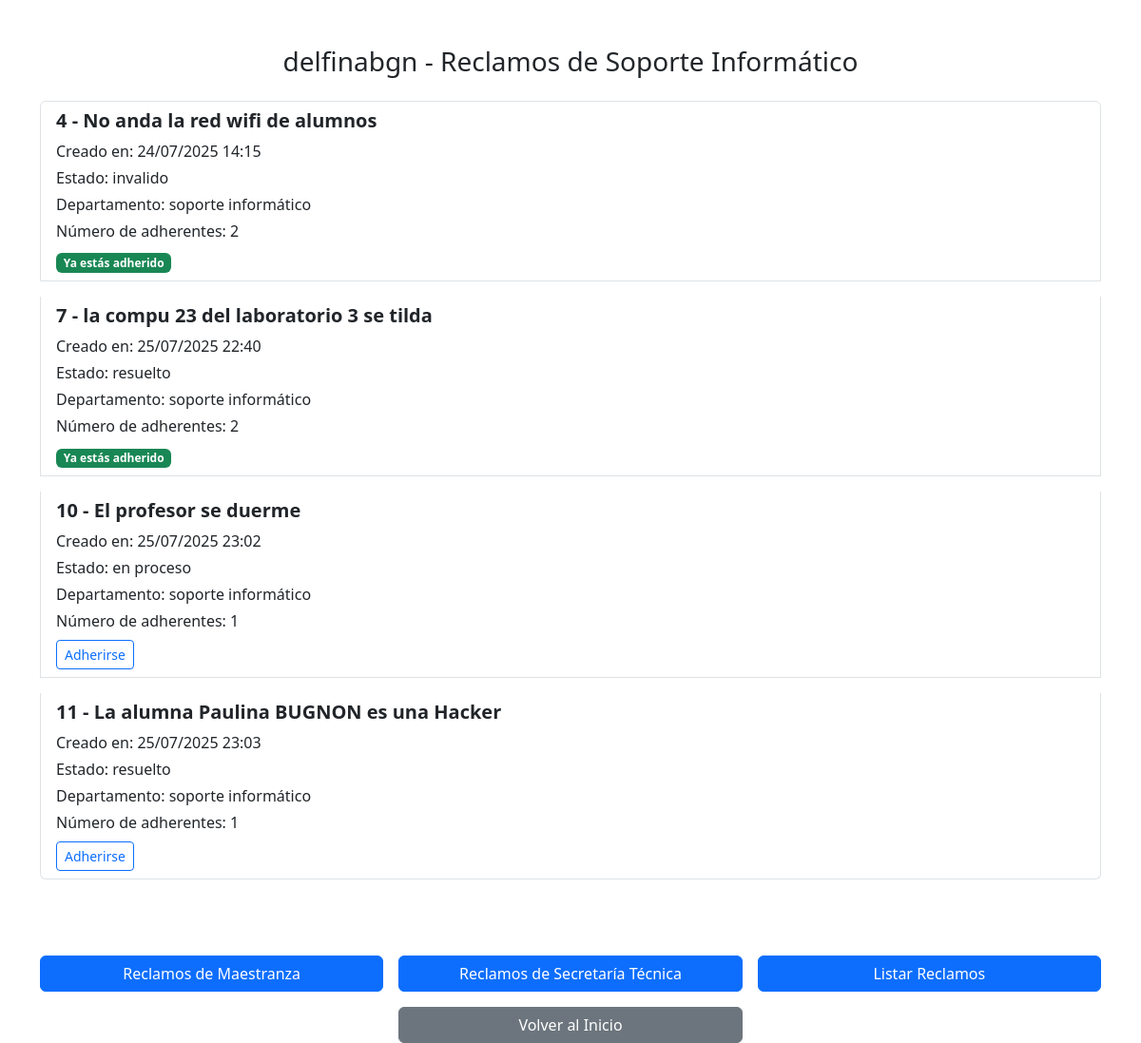
Page /reclamo_soporte_informatico (signed in) on the committed database.
### modules/Modelos.py (models this page shows)
class ModeloUsuario(Base):
    __tablename__ = 'usuarios'
    id = Column(Integer(), primary_key=True, unique=True)
    nombre = Column(String(1000), nullable=False)
    apellido = Column(String(1000), nullable=False)
    email = Column(String(1000), nullable=False, unique=True)
    username = Column(String(1000), nullable=False, unique=True)
    claustro = Column(String(1000), nullable=False)
    password = Column(String(1000), nullable=False)
    rol = Column(String(1000), nullable=False)
    departamento = Column(String(1000))
    reclamos_seguidos = relationship('ModeloReclamo', secondary=asociacion_usuarios_reclamos, backref= 'usuarios_seguidores')

class ModeloReclamo(Base):
    __tablename__ = 'reclamos'
    id = Column(Integer(), primary_key=True, unique=True)
    contenido = Column(String(1000), nullable=False)
    departamento = Column(String(1000), nullable=False)
    fecha_hora = Column(String(1000), nullable=False)
    id_usuario = Column(Integer(), nullable=False)
    estado = Column(String(1000), nullable=False)
    ruta_imagen = Column(String(1000), nullable=True)
    tiempo_de_resolucion = Column(Integer(), nullable=False, default=1)

### server.py (the view, shortened to what this page needs)
@app.route("/reclamo_soporte_informatico", methods=['GET', 'POST'])
@gestor_login.se_requiere_login
def reclamo_soporte_informatico():
    reclamos_seguidos = gestor_reclamos.filtrar_reclamos_seguidos_por_usuario(gestor_login.id_usuario_actual)
    reclamos_existentes = gestor_reclamos.filtrar_reclamos_por_depto('soporte informático')
    cant_usuarios_adheridos = {reclamo['id']: gestor_usuarios.obtener_cantidad_de_usuarios_adheridos(reclamo['id']) for reclamo in reclamos_existentes}
    return render_template("reclamo_soporte_informatico.html",
                           vacio= (len(reclamos_existentes) == 0),
                           user=gestor_login.nombre_usuario_actual,
                           lista_reclamos = reclamos_existentes,
                           reclamos_seguidos = reclamos_seguidos,
                           admin = gestor_login.es_admin,
                           adherentes=cant_usuarios_adheridos)

### modules/dominio.py (called while the page is built)
    @property
    def estado(self):
        return self.__estado

    @property
    def contenido(self):
        return self.__contenido

    @property
    def departamento(self):
        return self.__departamento

    @property
    def id_usuario(self):
        return self.__id_usuario

    @property
    def fecha_hora(self):
        return self.__fecha_hora

    @property
    def id(self):
        return self.__id

    @property
    def tiempo_de_resolucion(self):
        return self.__tiempo_de_resolucion

    @estado.setter
    def estado(self, p_estado):
        if isinstance(p_estado, str) and p_estado != "":
            self.__estado = p_estado
        else:
            raise TypeError("El estado debe ser un string y no estar vacio")

    @contenido.setter
    def contenido(self, p_contenido):
        if isinstance(p_contenido, str) and p_contenido != "":
            self.__contenido = p_contenido
        else:
            raise TypeError("El contenido debe ser un string y no estar vacio")

    @departamento.setter
    def departamento(self, p_departamento):
        if isinstance(p_departamento, str) and p_departamento != "":
            self.__departamento = p_departamento
        else:
            raise TypeError("El departamento debe ser un string y no estar vacio")

    @id_usuario.setter
    def id_usuario(self, p_id_usuario):
        if p_id_usuario != None:
            if not isinstance(p_id_usuario, int):
                raise TypeError("El id del usuario debe ser un número entero")
            self.__id_usuario = p_id_usuario
        else:
            self.__id_usuario = None

    @fecha_hora.setter
    def fecha_hora(self, p_fecha_hora):
        if isinstance(p_fecha_hora, str) and p_fecha_hora != "":
            self.__fecha_hora = p_fecha_hora
        else:
            raise TypeError("La fecha y hora debe ser un string y no estar vacio")

    @id.setter
    def id(self, p_id):
        if p_id != None:
            if not isinstance(p_id, int):
                raise TypeError("El id del reclamo debe ser un número entero")
            self.__id = p_id
        else:
            self.__id = None

    def to_dict(self):
        return {
            "estado": self.estado,
            "contenido": self.contenido,
            "departamento": self.departamento,
            "id_usuario": self.id_usuario,
            "fecha_hora": self.fecha_hora,
            "id": self.id,
            "tiempo_de_resolucion": self.tiempo_de_resolucion,
        }

### templates/reclamo_soporte_informatico.html (shortened to what this page needs)
<!DOCTYPE html>
<html lang="es">
<head>
    <link href="https://cdn.jsdelivr.net/npm/bootstrap@5.3.0/dist/css/bootstrap.min.css" rel="stylesheet">
</head>
<body>
    <div class="container mt-5">
        {% if vacio %}
            <div class="alert alert-info text-center">
                No hay reclamos de Soporte Informático en el sistema
            </div>
        {% else %}
            <h3 class="text-center mb-4">{{ user }} - Reclamos de Soporte Informático</h3>
            <div class="list-group">
                {% for reclamo in lista_reclamos %}
                    <div class="list-group-item mb-3">
                        <h5><strong>{{ reclamo.id }} - {{ reclamo.contenido }}</strong></h5>
                        <p class="mb-1">Creado en: {{ reclamo.fecha_hora }}</p>
                        <p class="mb-1">Estado: {{ reclamo.estado }}</p>
                        <p class="mb-1">Departamento: {{ reclamo.departamento }}</p>
                        <p class="mb-2">Número de adherentes: {{ adherentes[reclamo.id] }}</p>
                        {% if reclamo not in reclamos_seguidos %}
                            <a href="{{ url_for('reclamo_soporte_informatico', username=user, adherirse=true, id=reclamo.id) }}"
                               class="btn btn-sm btn-outline-primary">
                                Adherirse
                            </a>
                        {% else %}
                            <span class="badge bg-success">Ya estás adherido</span>
                        {% endif %}
                    </div>
                {% endfor %}
            </div>
        {% endif %}
        <div class="row mt-5 g-3 justify-content-center">
            <div class="col-md-4">
                <form action="{{ url_for('reclamo_maestranza') }}">
                    <button class="btn btn-primary w-100" type="submit">Reclamos de Maestranza</button>
                </form>
            </div>
            <div class="col-md-4">
                <form action="{{ url_for('reclamo_secretaria_tecnica') }}">
                    <button class="btn btn-primary w-100" type="submit">Reclamos de Secretaría Técnica</button>
                </form>
            </div>
            <div class="col-md-4">
                <form action="{{ url_for('listar') }}">
                    <button class="btn btn-primary w-100" type="submit">Listar Reclamos</button>
                </form>
            </div>
            <div class="col-md-4">
                <form action="{{ url_for('inicio') }}">
                    <button class="btn btn-secondary w-100" type="submit">Volver al Inicio</button>
                </form>
            </div>
        </div>
    </div>
</body>
</html>

### rows in the picture
ModeloUsuario: username "delfinabgn"
ModeloReclamo: id "4", contenido "No anda la red wifi de alumnos", fecha_hora "24/07/2025 14:15", estado "invalido", departamento "soporte informático", adherentes "2", shows "Ya estás adherido"
ModeloReclamo: id "7", contenido "la compu 23 del laboratorio 3 se tilda", fecha_hora "25/07/2025 22:40", estado "resuelto", departamento "soporte informático", adherentes "2", shows "Ya estás adherido"
ModeloReclamo: id "10", contenido "El profesor se duerme", fecha_hora "25/07/2025 23:02", estado "en proceso", departamento "soporte informático", adherentes "1"
ModeloReclamo: id "11", contenido "La alumna Paulina BUGNON es una Hacker", fecha_hora "25/07/2025 23:03", estado "resuelto", departamento "soporte informático", adherentes "1"
